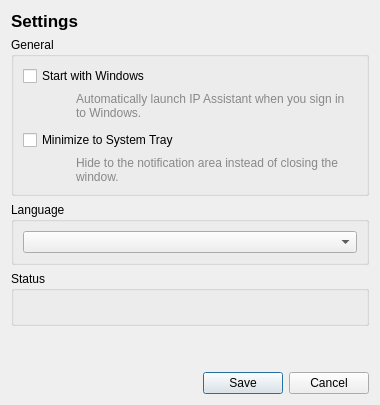
<?xml version="1.0" encoding="UTF-8"?>
<ui version="4.0">
 <class>SettingsDialog</class>
 <widget class="QDialog" name="SettingsDialog">
  <property name="windowTitle">
   <string>Settings</string>
  </property>
  <property name="modal">
   <bool>true</bool>
  </property>
  <property name="minimumSize">
   <size>
    <width>380</width>
    <height>0</height>
   </size>
  </property>
  <property name="maximumSize">
   <size>
    <width>380</width>
    <height>16777215</height>
   </size>
  </property>
  <layout class="QVBoxLayout" name="rootLayout">
   <property name="leftMargin">16</property>
   <property name="topMargin">16</property>
   <property name="rightMargin">16</property>
   <property name="bottomMargin">16</property>
   <property name="spacing">14</property>
   <item>
    <widget class="QLabel" name="titleLabel">
     <property name="text">
      <string>Settings</string>
     </property>
     <property name="font">
      <font>
       <pointsize>13</pointsize>
       <bold>true</bold>
      </font>
     </property>
    </widget>
   </item>
   <item>
    <widget class="QGroupBox" name="generalGroup">
     <property name="title">
      <string>General</string>
     </property>
     <layout class="QVBoxLayout" name="generalLay">
      <property name="spacing">6</property>
      <item>
       <widget class="ToggleSwitch" name="m_startWithWindows">
        <property name="text">
         <string>Start with Windows</string>
        </property>
       </widget>
      </item>
      <item>
       <widget class="QLabel" name="swDesc">
        <property name="text">
         <string>Automatically launch IP Assistant when you sign in to Windows.</string>
        </property>
        <property name="wordWrap">
         <bool>true</bool>
        </property>
        <property name="styleSheet">
         <string>color: #888888; font-size: 9pt; margin-left: 50px;</string>
        </property>
       </widget>
      </item>
      <item>
       <spacer name="generalSpacer">
        <property name="orientation">
         <enum>Qt::Vertical</enum>
        </property>
        <property name="sizeType">
         <enum>QSpacerItem::Fixed</enum>
        </property>
        <property name="sizeHint" stdset="0">
         <size>
          <width>20</width>
          <height>4</height>
         </size>
        </property>
       </spacer>
      </item>
      <item>
       <widget class="ToggleSwitch" name="m_minimizeToTray">
        <property name="text">
         <string>Minimize to System Tray</string>
        </property>
       </widget>
      </item>
      <item>
       <widget class="QLabel" name="mtDesc">
        <property name="text">
         <string>Hide to the notification area instead of closing the window.</string>
        </property>
        <property name="wordWrap">
         <bool>true</bool>
        </property>
        <property name="styleSheet">
         <string>color: #888888; font-size: 9pt; margin-left: 50px;</string>
        </property>
       </widget>
      </item>
     </layout>
    </widget>
   </item>
   <item>
    <widget class="QGroupBox" name="langGroup">
     <property name="title">
      <string>Language</string>
     </property>
     <layout class="QVBoxLayout" name="langLay">
      <item>
       <widget class="QComboBox" name="m_languageCombo"/>
      </item>
     </layout>
    </widget>
   </item>
   <item>
    <widget class="QGroupBox" name="statusBox">
     <property name="title">
      <string>Status</string>
     </property>
     <layout class="QVBoxLayout" name="statusLay">
      <item>
       <widget class="QLabel" name="m_statusLabel">
        <property name="wordWrap">
         <bool>true</bool>
        </property>
        <property name="styleSheet">
         <string>font-size: 9pt;</string>
        </property>
        <property name="text">
         <string/>
        </property>
       </widget>
      </item>
     </layout>
    </widget>
   </item>
   <item>
    <spacer name="verticalSpacer">
     <property name="orientation">
      <enum>Qt::Vertical</enum>
     </property>
     <property name="sizeHint" stdset="0">
      <size>
       <width>20</width>
       <height>40</height>
      </size>
     </property>
    </spacer>
   </item>
   <item>
    <widget class="QDialogButtonBox" name="buttonBox">
     <property name="standardButtons">
      <set>QDialogButtonBox::Save|QDialogButtonBox::Cancel</set>
     </property>
    </widget>
   </item>
  </layout>
 </widget>
 <customwidgets>
  <customwidget>
   <class>ToggleSwitch</class>
   <extends>QCheckBox</extends>
   <header>ui/ToggleSwitch.h</header>
  </customwidget>
 </customwidgets>
 <resources/>
 <connections>
  <connection>
   <sender>buttonBox</sender>
   <signal>rejected()</signal>
   <receiver>SettingsDialog</receiver>
   <slot>reject()</slot>
  </connection>
 </connections>
</ui>
